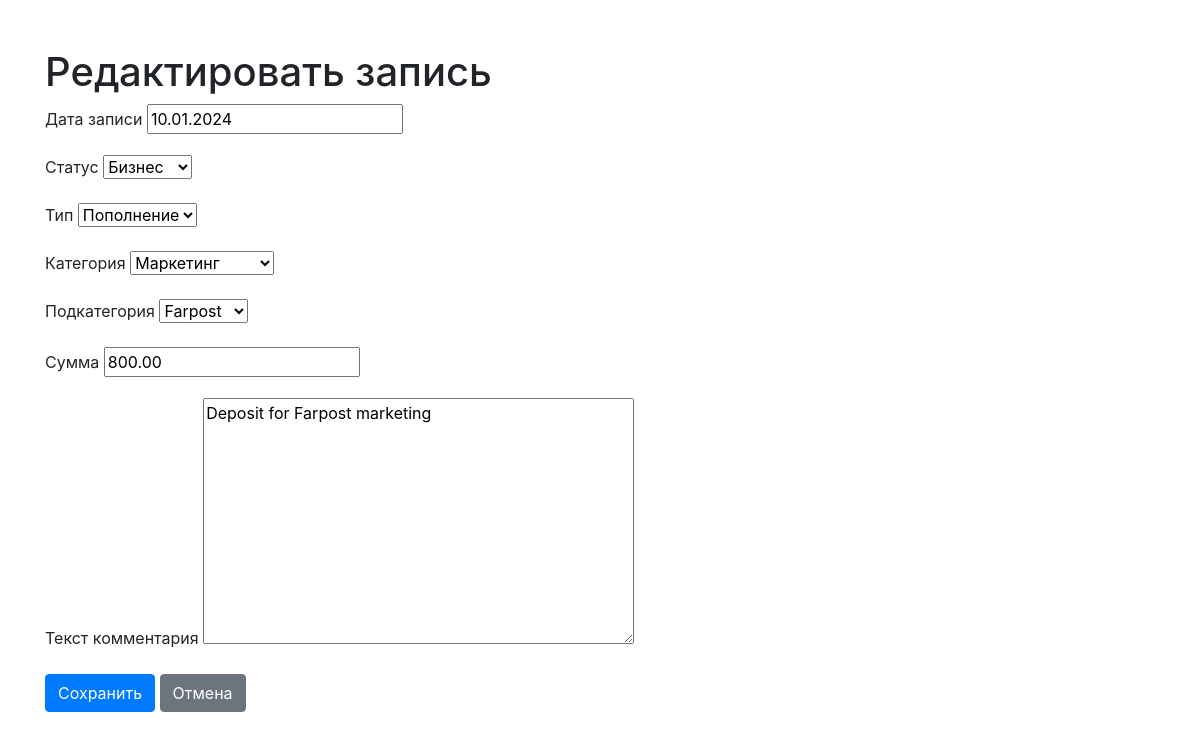
Screenshot of /transactions/3/update/ with the database file from the repository.
### transaction/models.py (models this page shows, shortened)
class Transaction(models.Model):
    date = models.DateField(default = datetime.date.today, verbose_name = 'Дата записи')
    status = models.ForeignKey(Status, on_delete=models.CASCADE, verbose_name = 'Статус')
    type = models.ForeignKey(Type, on_delete=models.CASCADE, verbose_name = 'Тип')
    category = models.ForeignKey(Category, on_delete = models.CASCADE, verbose_name = 'Категория')
    subcategory = models.ForeignKey(SubCategory, on_delete = models.CASCADE, verbose_name = 'Подкатегория')
    amount = models.DecimalField(blank = False, max_digits = 7, decimal_places = 2, default = 0.00, validators = [MinValueValidator(1)], verbose_name = 'Сумма')
    text = models.TextField(blank = True, verbose_name = 'Текст комментария')
    class Meta:
        verbose_name = 'Транзакция'
        verbose_name_plural = 'Транзакции'

### transaction/views.py (the view)
# urls.py: path('transactions/<int:pk>/update/', TransactionUpdateView.as_view(), name = 'transaction_update'),
class TransactionUpdateView(UpdateView):
    model = Transaction
    form_class = TransactionForm
    template_name = 'transaction/update_transaction.html'
    success_url = reverse_lazy('transaction:transaction_list')

### transaction/forms.py
class TransactionForm(forms.ModelForm):
    class Meta:
        model = Transaction
        fields = '__all__'

### transaction/models.py (called while the page is built)
    def __str__(self):
        return self.name

    def __str__(self):
        return self.name

    def __str__(self):
        return self.name

    def __str__(self):
        return self.name

### templates/transaction/update_transaction.html (shortened to what this page needs)
<!DOCTYPE html>
<html lang="ru">
<head>
    <link rel="stylesheet" href="https://stackpath.bootstrapcdn.com/bootstrap/4.5.2/css/bootstrap.min.css">
</head>
<body>
    <div class="container mt-5">
        <h1>Редактировать запись</h1>
        <form method="post">
            {% for field in form %}
                <div class="form-group">
                    <label for="{{ field.id_for_label }}">{{ field.label }}</label>
                    {{ field }}
                </div>
            {% endfor %}
            <button type="submit" class="btn btn-primary">Сохранить</button>
            <a href="{% url 'transaction:transaction_list' %}" class="btn btn-secondary">Отмена</a>
        </form>
    </div>
</body>
</html>

### rows the page displays
Transaction: form "10.01.2024" "Бизнес" "Пополнение" "Маркетинг" "Farpost" "800.00" "Deposit for Farpost marketing"

### other values shown
{{ field.label }} "Дата записи" "Статус" "Тип" "Категория" "Подкатегория" "Сумма" "Текст комментария"
